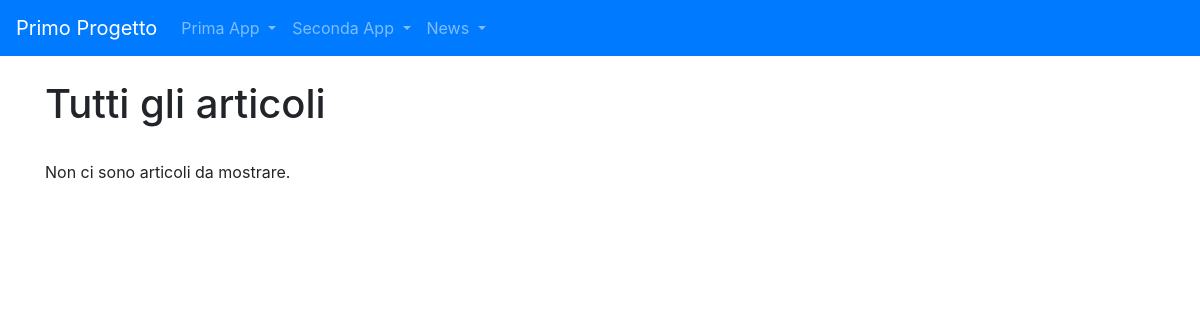
The page /news/lista_articoli/ on the database as committed earlier.
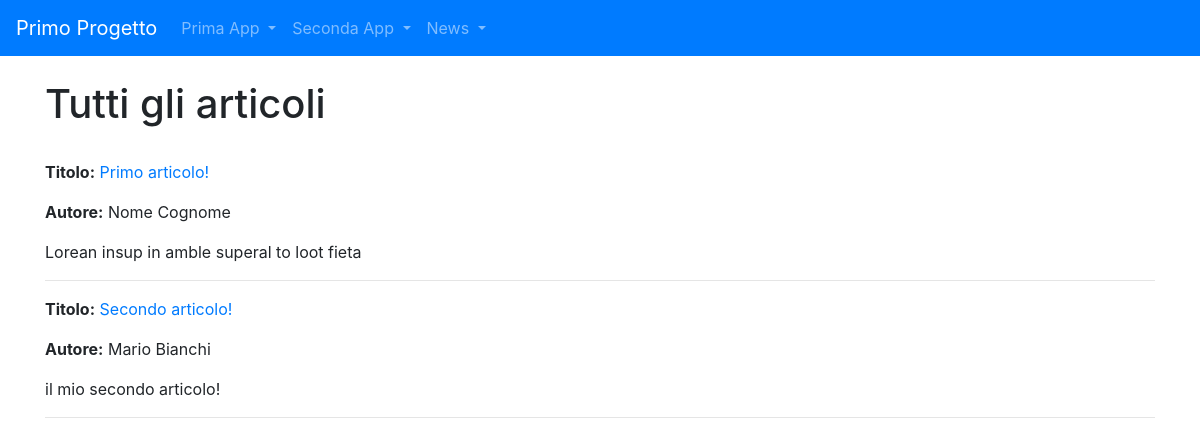
The same page on the database as committed later.
### news/models.py (models this page shows, shortened)
class Articolo(models.Model):
    titolo = models.CharField(max_length=100)
    contenuto = models.TextField()
    giornalista = models.ForeignKey(Giornalista, on_delete=models.CASCADE, related_name="articoli")
    data = models.DateField(auto_now=True, blank=True)
    visualizzazioni = models.IntegerField(default=0, blank=True)
    class Meta:
            verbose_name = "Articolo"
            verbose_name_plural = "Articoli"

class Giornalista(models.Model):
    nome = models.CharField(max_length=100)
    cognome = models.CharField(max_length=100)
    anno_nascita = models.DateField(blank=True)
    def __str__(self):
        return self.nome + " " + self.cognome
    class Meta:
        verbose_name = "Giornalista"
        verbose_name_plural = "Giornalisti"

### news/views.py (the view)
# urls.py: path('lista_articoli/', home, name='homeviews'),
def home (request):
    articoli = Articolo.objects.all()
    context = { 'articoli': articoli }
    return render(request, "news/homepage.html", context)

### news/templates/news/homepage.html (shortened to what this page needs)
{% extends 'base.html' %}
{% block content %}
    <h1>Tutti gli articoli</h1>
    <br>
    {% for articolo in articoli %}
        <p><strong>Titolo:</strong> <a href="{% url 'news:articolo_detail' articolo.pk %}">{{ articolo.titolo }}</a></p>
        <p><strong>Autore:</strong> {{ articolo.giornalista }}</p>
        <p>{{ articolo.contenuto }}</p>
        <hr>
    {% empty %}
        <p>Non ci sono articoli da mostrare.</p>
    {% endfor %}
{% endblock content %}

Rows that differ between the two databases and show on the page:
added Articolo: titolo "Primo articolo!", giornalista "Nome Cognome", contenuto "Lorean insup in amble superal to loot fieta"
added Articolo: titolo "Secondo articolo!", giornalista "Mario Bianchi", contenuto "il mio secondo articolo!"
Other text that changed with them:
text no longer shown: "Non ci sono articoli da mostrare."
